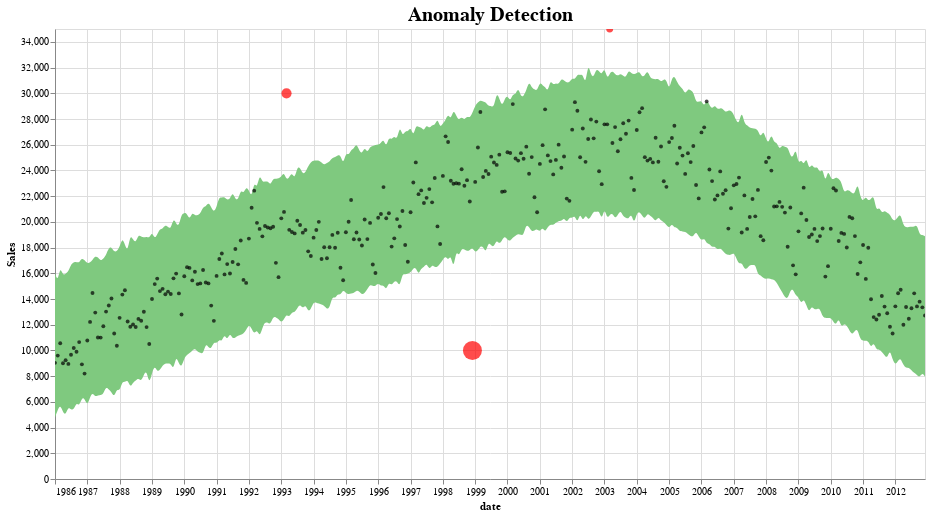

The code cell stored with this chart in its notebook:
### Code cell
plot_anomalies(pred)

### Figure 1 — Vega-Lite specification as saved in the notebook (floating-point values rounded to 4 significant figures; data arrays with more than 128 entries replaced by an {"elided": "..."} marker saying what was removed)
{"config": {"view": {"continuousWidth": 400, "continuousHeight": 300}, "title": {"fontSize": 20}}, "layer": [{"data": {"name": "data-dbebf7d79846ad17cc1970d645893d18"}, "mark": {"type": "area", "color": "#7FC97F", "interpolate": "basis"}, "encoding": {"tooltip": [{"field": "ds", "type": "temporal"}, {"field": "fact", "type": "quantitative"}, {"field": "yhat_lower", "type": "quantitative"}, {"field": "yhat_upper", "type": "quantitative"}], "x": {"field": "ds", "title": "date", "type": "temporal"}, "y": {"field": "yhat_upper", "type": "quantitative"}, "y2": {"field": "yhat_lower"}}, "selection": {"selector001": {"type": "interval", "bind": "scales", "encodings": ["x", "y"]}}, "title": "Anomaly Detection"}, {"data": {"name": "data-3e54f0c2d4ddbb6a4c61e2c736a125c9"}, "mark": {"type": "circle", "color": "Black", "opacity": 0.7, "size": 15}, "encoding": {"tooltip": [{"field": "ds", "type": "temporal"}, {"field": "fact", "type": "quantitative"}, {"field": "yhat_lower", "type": "quantitative"}, {"field": "yhat_upper", "type": "quantitative"}], "x": {"field": "ds", "type": "temporal"}, "y": {"field": "fact", "title": "Sales", "type": "quantitative"}}, "selection": {"selector002": {"type": "interval", "bind": "scales", "encodings": ["x", "y"]}}}, {"data": {"name": "data-5255edf0d91840ca9dcd2a21b751b0f8"}, "mark": {"type": "circle", "color": "Red", "size": 30}, "encoding": {"size": {"field": "importance", "legend": null, "type": "quantitative"}, "tooltip": [{"field": "ds", "type": "temporal"}, {"field": "fact", "type": "quantitative"}, {"field": "yhat_lower", "type": "quantitative"}, {"field": "yhat_upper", "type": "quantitative"}], "x": {"field": "ds", "type": "temporal"}, "y": {"field": "fact", "title": "Sales", "type": "quantitative"}}, "selection": {"selector003": {"type": "interval", "bind": "scales", "encodings": ["x", "y"]}}}], "height": 450, "width": 870, "$schema": "https://vega.github.io/schema/vega-lite/v4.17.0.json", "datasets": {"data-dbebf7d79846ad17cc1970d645893d18": {"elided": "324 records"}, "data-3e54f0c2d4ddbb6a4c61e2c736a125c9": {"elided": "321 records"}, "data-5255edf0d91840ca9dcd2a21b751b0f8": [{"ds": "1993-03-01T00:00:00", "trend": 18150.0, "yhat": 18150.0, "yhat_lower": 12830.0, "yhat_upper": 23250.0, "fact": 30000, "anomaly": 1, "importance": 0.2252}, {"ds": "1998-12-01T00:00:00", "trend": 23180.0, "yhat": 23180.0, "yhat_lower": 18020.0, "yhat_upper": 28470.0, "fact": 10000, "anomaly": -1, "importance": 0.8019}, {"ds": "2003-03-01T00:00:00", "trend": 26190.0, "yhat": 26190.0, "yhat_lower": 20550.0, "yhat_upper": 31560.0, "fact": 35000, "anomaly": 1, "importance": 0.09838}]}}
